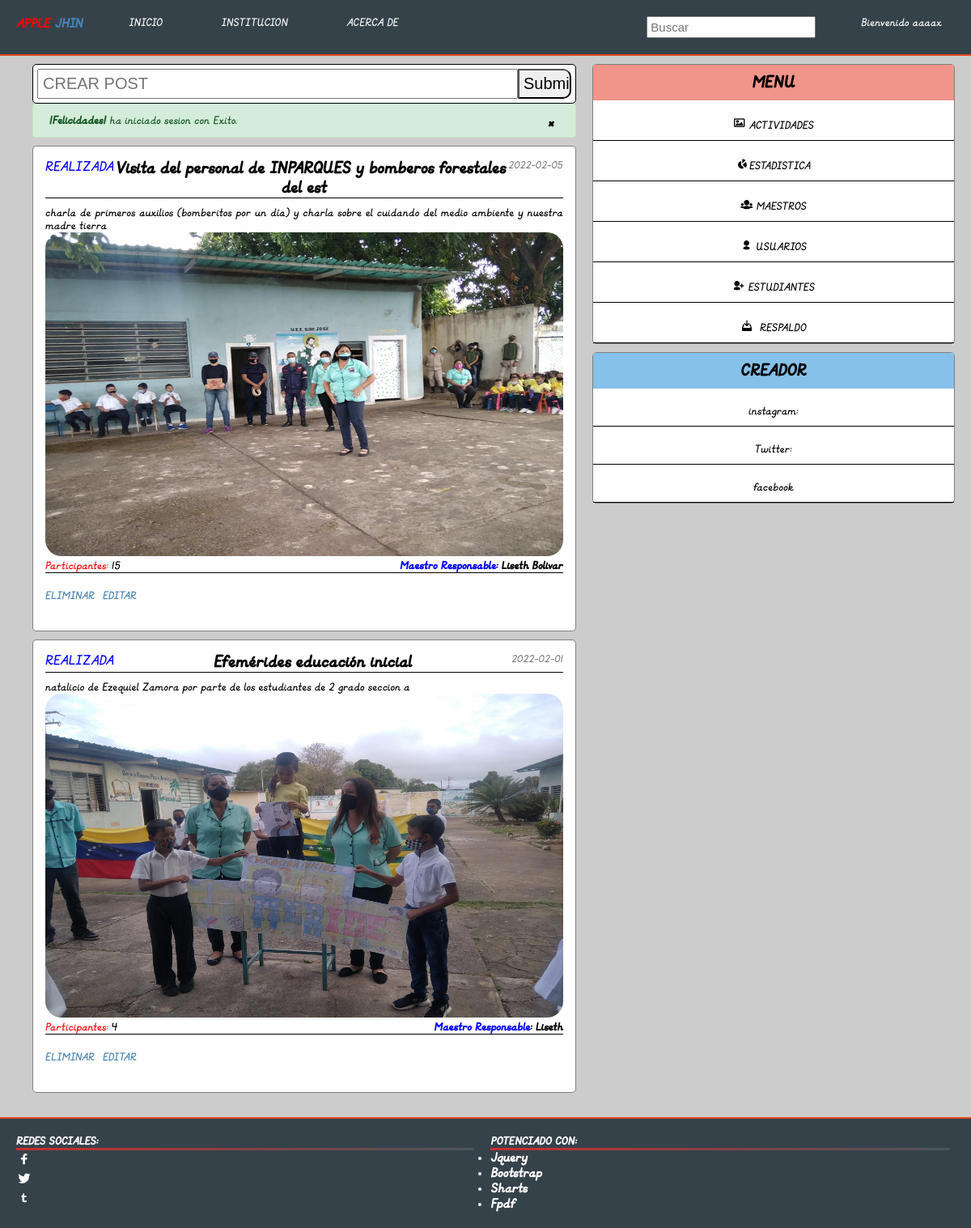
Before: /perfil/inicio.php?validar_user=1&success=true&pag=1 (signed in) with the older database file.
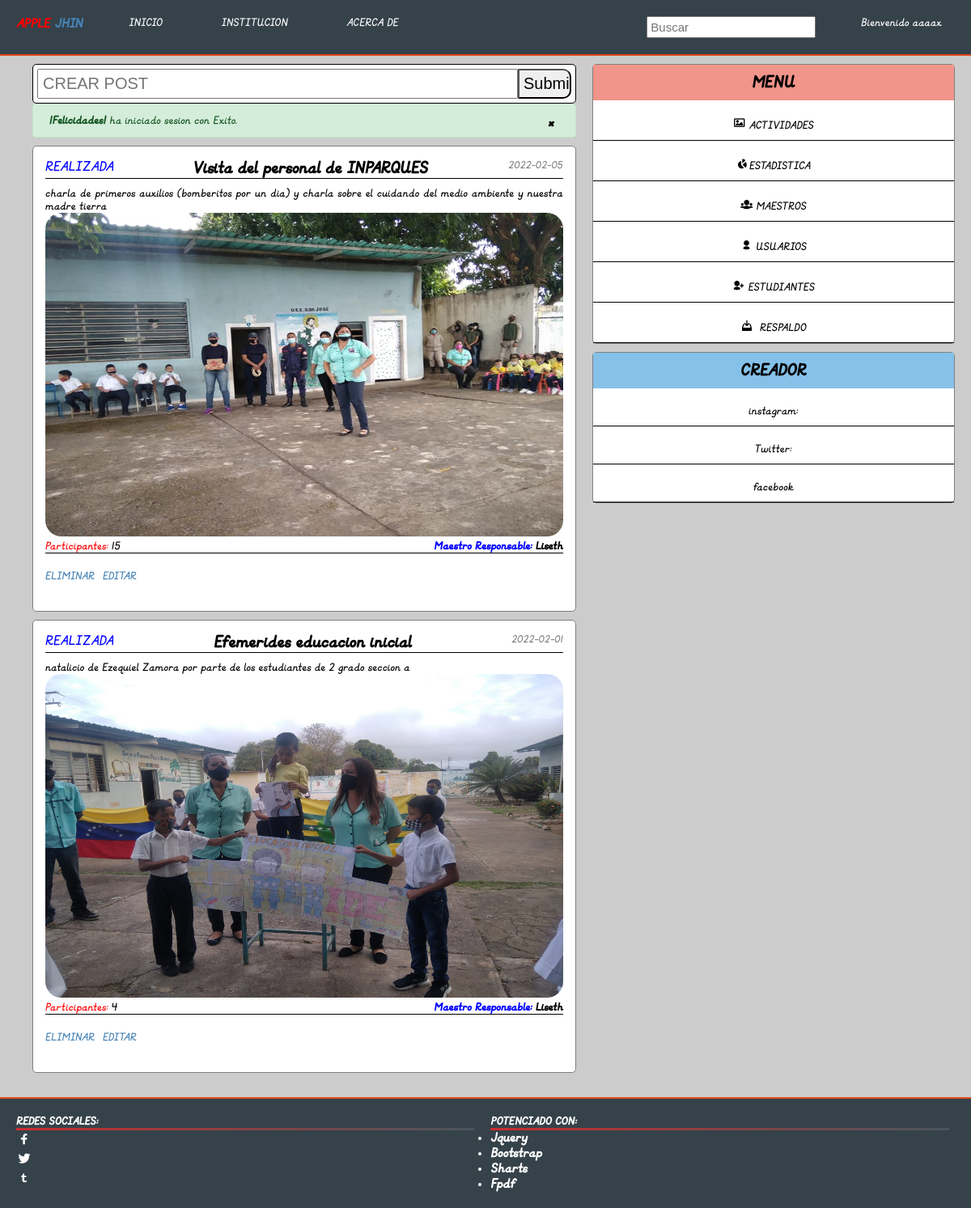
After: the same page with the newer database file.
### tables this page shows
CREATE TABLE `actividad` (
  `id_actividad` int(11) NOT NULL AUTO_INCREMENT,
  `nombre` varchar(62) NOT NULL,
  `tipo` varchar(59) NOT NULL,
  `descripcion` text NOT NULL,
  `fecha` varchar(56) NOT NULL,
  `imagen` varchar(300) NOT NULL,
  `idenm` int(250) NOT NULL,
  `maestro_r` varchar(250) NOT NULL,
  `num_integ` int(50) NOT NULL,
  PRIMARY KEY (`id_actividad`)
);

### php/actividades/conexion.php (called while the page is built, shortened)
<?php
	class conexion
	{
		private $host;
		private $user;
		private $password;
		private $database;
		function __construct(){
			$this->host 	= "localhost";
			$this->user 	= "root";
			$this->password = "";
			$this->database = "sanjose";
		}
		public function conectar(){
			$conexion = mysqli_connect($this->host, $this->user, $this->password, $this->database);
			return $conexion;
		}
	}
 ?>

### php/actividades/actividad.php (called while the page is built, shortened)
<?php
	require "conexion.php";
	class actividad
	{
		public $link;
		function __construct()
		{
			$this->conn  = new conexion();
			$this->link  = $this->conn->conectar();
		}
		public function getActividad()
		{
			$query  = "SELECT * FROM actividad";
			$result = mysqli_query($this->link, $query);
			$data   = array();
			while ($data[] = mysqli_fetch_assoc($result));
			array_pop($data);
			rsort($data);
			return $data;
		}
		public function getActividadlol($tamaño, $begin)
		{
			$cont = 0;
			$contador = $this->getActividad();
			foreach($contador as $column => $value){
				$cont++;
			}
			if($begin == 0){
				$begin = $cont;
				$tamaño = $begin - $tamaño;
			}
			else{
				$begin = $cont - $begin;
				$tamaño = $begin - $tamaño;
				if($begin < 1){
					$begin = 1;
				}
			}
			if($tamaño < 0){
					$tamaño = 0;
				}
			$query  = "SELECT * FROM actividad LIMIT $tamaño,$begin";
			$result = mysqli_query($this->link, $query);
			$data   = array();
			while ($data[] = mysqli_fetch_assoc($result));
			array_pop($data);
			rsort($data);
			return $data;
		}
		}
?>

### perfil/inicio.php (the view, shortened to what this page needs)
	<?php
		include "../php/actividades/actividad.php";
		$actividad = new actividad();
		if (isset($_POST['buscar'])) {
			$busqueda = $_POST['buscar'];
			$actividad = $actividad->buscarActividad($busqueda);
		}
		else{
	$tamaño = 4;
		$begin  = ($_GET['pag'] - 1) * $tamaño;
		$actividad = $actividad->getActividadlol($tamaño, $begin);
		}
	?>
	<!DOCTYPE html>
	<html>
	<head>
		<link rel="stylesheet" type="text/css" href="../css/estilos.css">
		<link rel="stylesheet" type="text/css" href="../css/bootstrap.css">
	</head>
	<body style="background-color: rgba(0,0,0,0.2);">
	<?php include "../php/acceso2.php"; ?>
		<main class="container" style="display: flex; background-color: rgba(0,0,0,0);">
			<div class="wall">
			<?php if($_SESSION['cuenta'] == 'administrador'){?>
				<div class="post">
					<form action="newpost.php" method="GET">
						<input type="text" name="pos" placeholder="CREAR POST"><input type="submit" name="">
					</form>
				</div>	<?php } ?>
				<?php include "../php/acceso.php"; ?>
				<?php  $e = 0;
					if (count($actividad)>0) {
						foreach ($actividad as $column => $value) {
				?>
				<div class="wall-p" style="cursor: pointer;">
					<span class="date-p"><?php echo $value['fecha'];?></span>
					<?php if($value['tipo'] == "REALIZADA"){?>
					<span class="tag-p2" ><?=$value['tipo'];?></span>
					<?php } ?>
					<div class="wall-t">
						<h2><?php echo $value['nombre'];?></h2>
					</div>
					<div style="max-width: 100%; text-align: justify;">
						<?=$value['descripcion'];?>
					</div>
					<?php if ($value['imagen'] == "imagen/"){ ?>
					<?php } else{ ?>
					<img src="../php/actividades/<?=$value['imagen'];?>">
				<?php } ?><br>
					<b style="float: right;"> <span style="color: blue;">Maestro Responsable:</span> <?=$value['maestro_r'];?></b>
					<span style="color: red;">Participantes: </span><?=$value['num_integ'];?>
					<div class="option">
						<?php if($_SESSION['cuenta'] == 'administrador'){?>
					<div class="opciones">
					<a href="../php/actividades/actividad_controler.php?id=<?=$value['idenm'];?>&delete&img=<?=$value['imagen'];?>">ELIMINAR</a>
				</div>
				<div class="opciones" style="float: right;">
					<a href="editar_actividad.php?id=<?=$value['idenm'];?>">EDITAR</a>
				</div>
				<?php } ?>
			</div>
				</div><span class = "r" style="display: none;">3</span>
			<?php
		}
		}
			?>
			</div>
			<div style="width: 40%;" class="raro">
			<div class="wall-s">
				<div class="title-m">
					<h2>MENU</h2>
				</div>
					<ul>
						<li><a href=""><span class ="icon-image"></span> ACTIVIDADES</a></li>
						<li><a href="estadistica.php?pag=1"> <span class = "icon-chart-pie"></span>ESTADISTICA</a></li>
						<?php if($_SESSION['cuenta'] == 'administrador'){?>
						<li><a href="maestros.php"><span class="icon-group"></span> MAESTROS</a></li>
						<li><a href="usuarios.php"><span class= "icon-user"></span> USUARIOS</a></li>
						<li><a href="estudiantes.php"><span class ="icon-user-add"></span> ESTUDIANTES</a></li>
						<li><a href="../php/respaldo/respaffl.php"><span class ="icon-download"> </span> RESPALDO</a></li>
						<?php } ?>
					</ul>
				</div>
			<div class="wall-sc">
				<div class="title-m">
					<h2>CREADOR</h2>
				</div>
					<ul>
						<li><a href=""> instagram:</a></li>
						<li><a href="estadistica.php"> Twitter:</a></li>
						<li><a href="maestros.php"> facebook</a></li>
					</ul>
				</div>
			</div>
		</main>
		<footer>
				<div class="separador">
					<div class="principal">
						<h4>REDES SOCIALES:</h4>
						<ul style="font-size: 20px;">
							<li><span class="icon-social-facebook"></span></li>
							<li><span class="icon-social-twitter"></span></li>
							<li><span class="icon-social-tumbler"></span></li>
						</ul>
					</div>
					<div class="aside">
						<h4>POTENCIADO CON:</h4>
						<ul>
							<li><h3>Jquery</h3></li>
							<li><h3>Bootstrap</h3></li>
							<li><h3>Sharts</h3></li>
							<li><h3>Fpdf</h3></li>
						</ul>
					</div>
				</div>
			</footer>
</body>
</html>

### php/acceso2.php (shortened to what this page needs)
<link rel="stylesheet" type="text/css" href="../css/estilos.css">
<link rel="stylesheet" type="text/css" href="../css/flexslider.css">
<link rel="stylesheet" type="text/css" href="../css/bootstrap.css">
<link rel="stylesheet" type="text/css" href="../css/icofont.css">
		 	<header id="l">
		<nav>
			<ul>
				<li class="r"><h3 style="color: red;">APPLE<span style="color:steelblue;"> JHIN</span></h3></li>
				<li class="r"><a href="../perfil/inicio.php?pag=1" class="s">INICIO</a></li>
				<li class="r"><a href="#page-4" class="s">INSTITUCION</a></li>
				<li class="r"><a href="#page-2" class="s">ACERCA DE</a></li>
				<li style="float: right;" class="drop-main r" ><a href="" class="s">Bienvenido <?=$_SESSION['usuario'];?></a>
				</li>
				<li class="r" style="float: right;"><form action="../perfil/inicio.php" method="POST">
					<input type="text" name="buscar" placeholder="Buscar" class="buscar"><input type="submit" name="btnsearch" style="display: none;">
				</form></li>
			</ul>
		</nav>
	</header>

### php/acceso.php (shortened to what this page needs)
 	  <?php if(isset($_GET['validar_user']) == 1){?>
<div class="alert alert-success">
	<span class="close" data-dismiss = "alert">&times;</span>
<strong>¡Felicidades!</strong> ha iniciado sesion con Exito.
</div>
 <?php } ?>

### css/estilos.css (style rules this page uses)
* { padding: 0; margin: 0; -moz-box-sizing:border-box; -o-box-sizing:border-box; box-sizing:border-box; -webkit-box-sizing:border-box; }
body { font-family: estilo; display: flex; flex-wrap: wrap; min-height: 100vh;background: rgba(0,0,0,0.2); }
header .titulo h2, ul { width: 90%; }
header nav ul .r { margin: 20px; float: left; list-style: none; }
header nav ul .r .s { transition: 300ms all ease; padding: 16px 16px; color: white; text-decoration: none; }
header { flex-wrap: wrap; display: flex; width: 100%; align-self: flex-start; z-index: 999; }
header nav { display: flex; width: 100%; overflow: hidden; background-color: #35424a; border-bottom: 2px solid #e8491d; }
header nav ul { width: 100%; }
main { background-color: rgba(0,0,0,0); }
.title-m { padding: 10px; text-align: center; }
.wall-s .title-m, .wall-sx .title-m { background-color: #F1948A; }
.wall-sc .title-m { background-color: #85C1E9; }
.post { width: 100%; padding: 5px; display: flex; border: 1px solid black; }
.post input[type = text] { width: 90%; }
.post input[type = submit] { width: 10%; border-bottom-right-radius: 10px; border-top-right-radius: 10px; }
form { width: 100%; }
.post input, .org-p input { width: 90%; padding: 5px; font-size: 20px; }
.wall { width: 60%; margin: 10px; }
.wall-p { width: 100%; border: 1px gray solid; margin-top: 10px; padding: 15px; }
.wall-p img { width: 100%; max-height: 400px; }
.wall-s, .wall-sc, .wall-sx { width: 100%; margin: 10px; border: 1px gray solid; }
.wall-s ul, .wall-sx ul, .wall-sc ul { width: 100%; }
.wall-s ul li, .wall-sx ul li, .wall-sc ul li { list-style: none; display: block; border-bottom: 1px solid black; text-align: center; }
.wall-s ul li a, .wall-sx ul li a, .wall-sc ul li a { text-decoration: none; color: black;padding-bottom: 10px; padding-top:20px; display: block; transition: 300ms all ease; }
.wall-t { margin-bottom: 10px; border-bottom: solid 1px ; text-align: center; }
.post, .wall-p, .wall-s, .wall-sx, .wall-sc { background-color: white; border-radius: 5px; transition: 300ms all ease; }
main { background: white; }
.option { border-top: black 1px solid; width: 100%; padding-top: 20px; padding-bottom: 20px; display: flex; }
.option .opciones a { padding-top: 10px; padding-right: 10px; padding-bottom: 10px; text-decoration: none; color: steelblue; }
footer { width: 100%; align-self: flex-end; background-color: #35424a; border-top:2px solid #e8491d; color: white; padding: 10px; margin-top: 10px; }
footer .separador { display: flex; flex-wrap: wrap; }
footer .separador .principal h4, .aside h4 { border-bottom: 3px solid; border-image: linear-gradient(to right, #CB2D2D, rgba(255,255,255,0.1)); border-image-slice: 1; }
footer .separador .principal, .aside { width: 48%; margin:10px; }
footer .separador .principal ul { list-style: none; }

### css/flexslider.css (style rules this page uses)
* { margin: 0; padding: 0; -webkit-box-sizing: border-box; -moz-box-sizing: border-box; box-sizing: border-box; }

### perfil/inicio.php (style rules this page uses)
.date-p { float: right; font-size: 15px; color: grey; }
.tag-p2, .tag-p1, .tag-p3 { font-size: 20px; float: left; }
.tag-p2 { color: blue; }
.wall-p img { border-radius: 20px; }

### php/acceso2.php (style rules this page uses)
.buscar { width: 100%; padding: 3px; font-size: 15px; }

Changed rows visible on the page:
changed actividad: nombre "Visita del personal de INPARQUES y bomberos forestales del est" → "Visita del personal de INPARQUES"; descripcion "charla de primeros auxilios (bomberitos por un día) y charla sobre el cuidando del medio ambiente y nuestra madre tierra" → "charla de primeros auxilios (bomberitos por un dia) y charla sobre el cuidando del medio ambiente y nuestra madre tierra"; maestro_r "Liseth Bolivar" → "Liseth"
changed actividad "natalicio de Ezequiel Zamora por parte de los estudiantes de 2 grado seccion a": nombre "Efemérides educación inicial" → "Efemerides educacion inicial"
